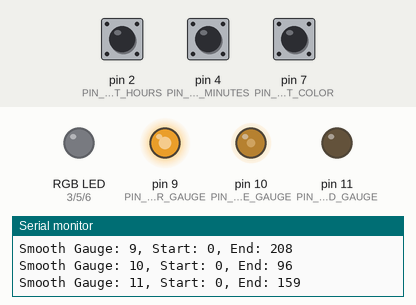
Recording of a sketch running on a simulated Arduino Nano, built with avr-gcc and run on an emulated ATmega328P. On the bench: an RGB LED mixed from three pins (HIGH = lit), output pins drawn as LEDs (lit = HIGH), the last lines printed to the serial monitor. The test bench sets the inputs (shaded band); at power-on: pin 4 (PIN_BUTTON_SET_MINUTES) HIGH, pin 2 (PIN_BUTTON_SET_HOURS) HIGH, pin 7 (PIN_BUTTON_SET_COLOR) HIGH. Dim RGB values are drawn brighter than linear; the local clock reads 2024-03-15 10:24:30 at power-on unless the sketch sets it; random numbers use the default seed unless the sketch sets one.

Above: at 8.8 s.
8.9 s: pin 4 (PIN_BUTTON_SET_MINUTES) pulled LOW for 3.2 s
At 12.5 s:
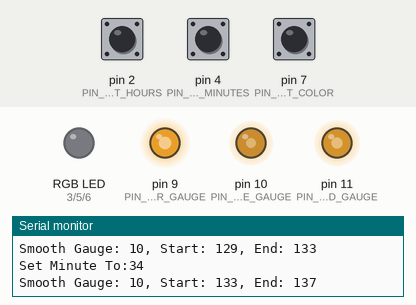
13.6 s: pin 2 (PIN_BUTTON_SET_HOURS) pulled LOW for 1 s
At 15.7 s:
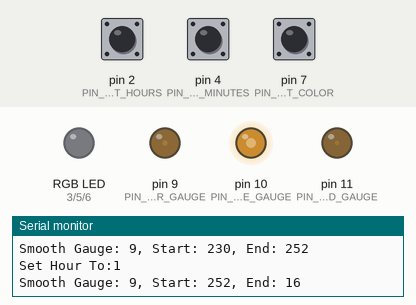
17.8 s: pin 7 (PIN_BUTTON_SET_COLOR) pulled LOW for 0.35 s
At 19.1 s:
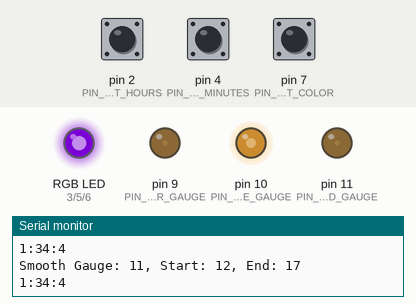
21.3 s: pin 4 (PIN_BUTTON_SET_MINUTES) pulled LOW for 1 s
At 21.6 s:
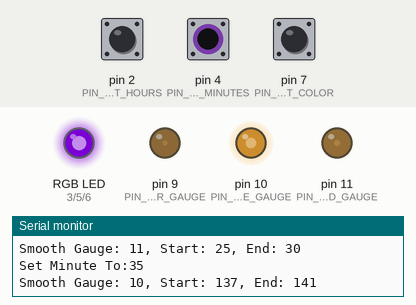
24.5 s: pin 7 (PIN_BUTTON_SET_COLOR) pulled LOW for 1 s
At 27.0 s:
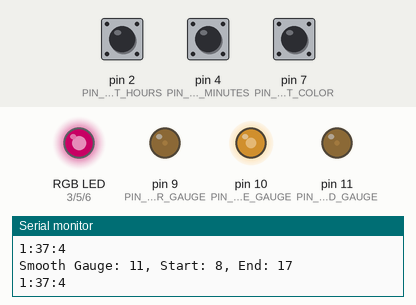
27.7 s: pin 2 (PIN_BUTTON_SET_HOURS) pulled LOW for 3.2 s
At 32.9 s:
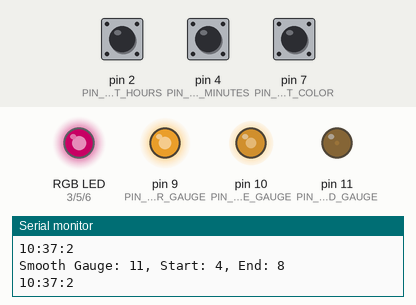
Timing chart, 0 to 47.9 s (numbered marks = the images above; inputs shaded):
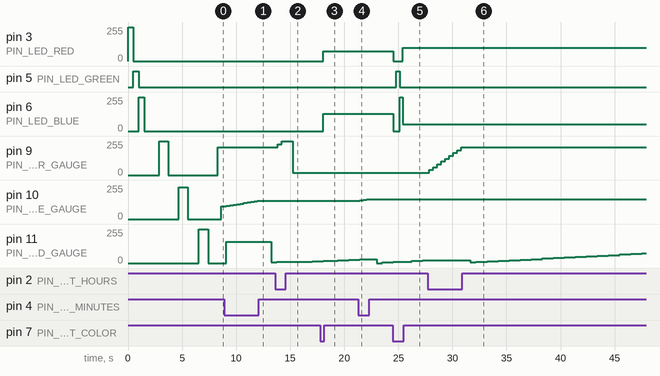

The sketch:

LogikClock-v4.ino
```cpp
/* Library Includes */
#include <Wire.h>
#include <MD_DS3231.h>

/* Associated with buttons */
#define BUTTON_NOT_PRESSED      HIGH
#define BUTTON_PRESSED          LOW

/* Arduino Nano Pin Assignments */
#define PIN_BUTTON_SET_HOURS    2         // Button to select the editing mode. (Hour, Minute, Second, Light Color)
#define PIN_BUTTON_SET_MINUTES  4         // Button increments the value you are editing in the selected editing mode.
#define PIN_BUTTON_SET_COLOR    7         // Button decrements the value you are editing in the selected editing mode.
#define PIN_LED_RED             3         // Red channel for RGB leds.
#define PIN_LED_GREEN           5         // Green channel for RGB leds.
#define PIN_LED_BLUE            6         // Blue channel for RGB leds.
#define PIN_HOUR_GAUGE          9         // Volt meter gauge that represents the hours.
#define PIN_MINUTE_GAUGE        10        // Volt meter gauge that represents the minutes.
#define PIN_SECOND_GAUGE        11        // Volt meter gauge that represents the seconds.

/* Available colors for the gauges while running */
#define COLOR_RED               0
#define COLOR_GREEN             1
#define COLOR_BLUE              2
#define COLOR_PURPLE            3
#define COLOR_CYAN              4
#define COLOR_ORANGE            5
#define COLOR_YELLOW            6
#define COLOR_WHITE             7
#define COLOR_INDIGO            8
#define COLOR_BLACK             9
#define COLOR_COUNT             10        // How many colors are available, used for cycling through the colors when changing the run color.

/* Set the direction to have the time gauges move. */
#define SMOOTH_GAUGE_DOWN       0
#define SMOOTH_GAUGE_UP         1
#define SMOOTH_GAUGE_SPEED      3         // In milliseconds, the delay between each needle update.

/* Define the type of LED animation to use in LedAnimation method. */
#define LED_ANIMATION_BLINK     0
#define LED_ANIMATION_RANDOM    1
/* Used to access the index of each color value in a COLORS array to set the proper color in the RGB LED. */
#define LED_RED                 0
#define LED_GREEN               1
#define LED_BLUE                2

/* Fine tune the maximum PWM value for the gauges */
#define GAUGE_HOUR_MAX          255
#define GAUGE_MINUTE_MAX        238
#define GAUGE_SECOND_MAX        255

/* Fine tune the minimum PWM value for the gauges */
#define GAUGE_HOUR_MIN          0
#define GAUGE_MINUTE_MIN        0
#define GAUGE_SECOND_MIN        0

#define GAUGE_PARK_TIME         30000     // In milliseconds.

/* RGB definitions for the available colors to set the LEDs. */
const int COLORS[COLOR_COUNT][3] = {
  {255, 0, 0},          // Red
  {0, 255, 0},          // Green
  {0, 0, 255},          // Blue
  {100, 0, 50},         // Purple
  {0, 200, 255},        // Cyan
  {255, 20, 0},         // Orange
  {255, 100, 0},        // Yellow
  {255, 255, 255},      // Kinda White
  {75, 0, 130},         // Indigo
  {0, 0, 0}             // Black (Off)
};

const int HOUR_SET_POINTS[13] = {0, 16, 38, 60, 81, 103, 123, 146, 167, 187, 208, 230, 252}; // 1 based index.

  /* The color used for the LEDs while the clock is running */
  unsigned int runColor = COLOR_WHITE;

  unsigned int lastHourSample = 0;
  unsigned int lastMinuteSample = 0;
  unsigned int lastSecondSample = 0;

  unsigned int lastHourSetPoint = 0;
```

Button.ino
```cpp
void processButtonSetHours() {
  RTC.readTime();

  int previousHour = RTC.h;
  int newHour = previousHour + 1;

  if (newHour > 12) {
    newHour = 1;
  }

  int previousHourSetPoint = HOUR_SET_POINTS[previousHour];
  int newHourSetPoint = HOUR_SET_POINTS[newHour];

  lastHourSample = newHour;
  lastHourSetPoint = newHourSetPoint;

  RTC.h = newHour;
  RTC.s = 0;
  RTC.writeTime();

  Serial.print("Set Hour To:");
  Serial.println(RTC.h);

  smoothGauge(PIN_HOUR_GAUGE, previousHourSetPoint, newHourSetPoint);
}

void processButtonSetMinutes() {
  RTC.readTime();

  int previousMinute = RTC.m;
  int newMinute = previousMinute + 1;

  if (newMinute > 59) {
    newMinute = 0;
  }

  lastMinuteSample = newMinute;

  RTC.m = newMinute;
  RTC.s = 0;
  RTC.writeTime();

  Serial.print("Set Minute To:");
  Serial.println(RTC.m);

  smoothGauge(PIN_MINUTE_GAUGE,
              map(previousMinute, 0, 59, GAUGE_MINUTE_MIN, GAUGE_MINUTE_MAX),
              map(newMinute, 0, 59, GAUGE_MINUTE_MIN, GAUGE_MINUTE_MAX));
}

void processButtonSetColor() {
  unsigned int newRunColor = runColor + 1;

  if (newRunColor > COLOR_COUNT - 1) {
    newRunColor = 1;
  }

  runColor = newRunColor;
  setRGBLEDs(COLORS[newRunColor]);

}
```

Gauge.ino
```cpp
void initializeGauges() {
  /* Do a sweep up and down on the hours gauge. */
  smoothGauge(PIN_HOUR_GAUGE, 0, GAUGE_HOUR_MAX);
  delay(100);
  smoothGauge(PIN_HOUR_GAUGE, GAUGE_HOUR_MAX, 0);
  delay(250);

  /* Do a sweep up and down on the minutes gauge. */
  smoothGauge(PIN_MINUTE_GAUGE, 0, GAUGE_MINUTE_MAX);
  delay(100);
  smoothGauge(PIN_MINUTE_GAUGE, GAUGE_MINUTE_MAX, 0);
  delay(250);

  /* Do a sweep up and down on the seconds gauge. */
  smoothGauge(PIN_SECOND_GAUGE, 0, GAUGE_SECOND_MAX);
  delay(100);
  smoothGauge(PIN_SECOND_GAUGE, GAUGE_SECOND_MAX, 0);
  delay(250);
}

void smoothGauge(int gaugeToSet, int startVal, int endVal) {
  /* Determine the direction the needle is moving. */

  Serial.print("Smooth Gauge: ");
  Serial.print(gaugeToSet);
  Serial.print(", Start: ");
  Serial.print(startVal);
  Serial.print(", End: ");
  Serial.println(endVal);

  int direction = startVal >= endVal ? SMOOTH_GAUGE_DOWN : SMOOTH_GAUGE_UP;

  if (direction == SMOOTH_GAUGE_UP) {
    for (int i = startVal; i <= endVal; i++) {
      delay(SMOOTH_GAUGE_SPEED);
      analogWrite(gaugeToSet, i);
    }
  }

  if (direction == SMOOTH_GAUGE_DOWN) {
    for (int i = startVal; i >= endVal; i--) {
      delay(SMOOTH_GAUGE_SPEED);
      analogWrite(gaugeToSet, i);
    }
  }
}

/*
    Park Gauges is to be used prior to unplugging the clock.  Although things may be OK, I did not like the
    fact that when the power is removed, the needles slam to the bottom of the gauge.  By parking the gauges
    the needles are "smoothgauge"'d to zero and then you can unplug the clock.  When the gauge is parked, the
    program will enter a parked state for 30 seconds.  If the device is not unplugged by then, it will
    go back into active mode.
*/
void parkGauges() {
  unsigned int minuteSetPoint = map(lastMinuteSample, 0, 59, GAUGE_MINUTE_MIN, GAUGE_MINUTE_MAX);
  unsigned int secondSetPoint = map(lastSecondSample, 0, 59, GAUGE_SECOND_MIN, GAUGE_SECOND_MAX);
  smoothGauge(PIN_HOUR_GAUGE, lastHourSetPoint, 0);
  smoothGauge(PIN_MINUTE_GAUGE, minuteSetPoint, 0);
  smoothGauge(PIN_SECOND_GAUGE, secondSetPoint, 0);

  Serial.println("PARKED");
  delay(GAUGE_PARK_TIME);
  Serial.println("RESUMED");

  /* After 30 seconds, go back to active mode */
  updateTimeGauges(true);
}
```

LED.ino
```cpp
void initializeLEDs() {
  setRGBLEDs(COLORS[COLOR_RED]);
  delay(500);
  setRGBLEDs(COLORS[COLOR_GREEN]);
  delay(500);
  setRGBLEDs(COLORS[COLOR_BLUE]);
  delay(500);
  ledAnimation(LED_ANIMATION_BLINK, runColor, 100, 3);
  setRGBLEDs(runColor);
}

void ledAnimation(int animation, int color[], int delayValue, int timesToRepeat) {
  for (int i = 0; i < timesToRepeat; i++) {
    switch (animation) {
      case LED_ANIMATION_BLINK:
        setRGBLEDs(color);
        delay(delayValue);
        setRGBLEDs(COLORS[COLOR_BLACK]);
        delay(delayValue);
        break;
      case LED_ANIMATION_RANDOM:
        randomSeed(analogRead(0));  // If pin0 is unconnected, pin noise will seed the generator.
        for (int i = 0; i < 8; i++) {
          int rcolor[] = {random(0, 255), random(0, 50), random(0, 50)};
          setRGBLEDs(rcolor);
          delay(delayValue);
        }
        break;
    }
  }
}

void setRGBLEDs(int color[]) {
  analogWrite(PIN_LED_RED, color[LED_RED]);
  analogWrite(PIN_LED_GREEN, color[LED_GREEN]);
  analogWrite(PIN_LED_BLUE, color[LED_BLUE]);
}
```

Loop.ino
```cpp
void loop() {
  updateTimeGauges();

  while (!digitalRead(PIN_BUTTON_SET_HOURS) && !digitalRead(PIN_BUTTON_SET_MINUTES)) {
    parkGauges();
  }

  while (!digitalRead(PIN_BUTTON_SET_HOURS)) {
    processButtonSetHours();
    delay(300);
  }

  while (!digitalRead(PIN_BUTTON_SET_MINUTES)) {
    processButtonSetMinutes();
    delay(300);
  }

  while (!digitalRead(PIN_BUTTON_SET_COLOR)) {
    processButtonSetColor();
    delay(300);
  }

  delay(500);
}
```

Setup.ino
```cpp
void setup() {
  Serial.begin(115200);

  /* Wait until the Serial device is available before proceeding. */
  while (!Serial) {
    ;
  }

  /* Enable pullup resistor on the button pins. */
  pinMode(PIN_BUTTON_SET_HOURS, INPUT_PULLUP);
  pinMode(PIN_BUTTON_SET_MINUTES, INPUT_PULLUP);
  pinMode(PIN_BUTTON_SET_COLOR, INPUT_PULLUP);

  /* Set the RTC clock to run in 12 hour mode. */
  RTC.control(DS3231_12H, DS3231_ON);

  initializeLEDs();
  initializeGauges();

  Serial.println("Ready.");
}
```

Time.ino
```cpp
void updateTimeGauges() {
  updateTimeGauges(false);
}

void updateTimeGauges(bool resumeActive) {
  RTC.readTime();
  logTime();

  /* Set Hours */
  unsigned int hourSetPoint = HOUR_SET_POINTS[RTC.h];

  if ((hourSetPoint != lastHourSetPoint) || resumeActive) {
    smoothGauge(PIN_HOUR_GAUGE, lastHourSetPoint, hourSetPoint);
    lastHourSample = RTC.h;
    lastHourSetPoint = hourSetPoint;
  }

  /* Set Minutes */
  unsigned int minuteSetPoint = map(RTC.m, 0, 59, GAUGE_MINUTE_MIN, GAUGE_MINUTE_MAX);
  unsigned int lastMinuteSetPoint = map(lastMinuteSample, 0, 59, GAUGE_MINUTE_MIN, GAUGE_MINUTE_MAX);

  if ((RTC.m != lastMinuteSample) || resumeActive) {
    smoothGauge(PIN_MINUTE_GAUGE, lastMinuteSetPoint, minuteSetPoint);
    lastMinuteSample = RTC.m;
  }

  /* Set Seconds */
  unsigned int secondSetPoint = map(RTC.s, 0, 59, GAUGE_SECOND_MIN, GAUGE_SECOND_MAX);
  unsigned int lastSecondSetPoint = map(lastSecondSample, 0, 59, GAUGE_SECOND_MIN, GAUGE_SECOND_MAX);

  if ((RTC.s != lastSecondSample) || resumeActive) {
    smoothGauge(PIN_SECOND_GAUGE, lastSecondSetPoint, secondSetPoint);
    lastSecondSample = RTC.s;
  }
}

void logTime() {
  Serial.print(RTC.h);
  Serial.print(":");
  Serial.print(RTC.m);
  Serial.print(":");
  Serial.println(RTC.s);
}
```

Util.ino
```cpp
int freeRam () {
  extern int __heap_start, *__brkval;
  int v;
  return (int) &v - (__brkval == 0 ? (int) &__heap_start : (int) __brkval);
}
```

Measured:
- after the input at 8.9 s, pin 10 (PIN_MINUTE_GAUGE): moves from 96/255 to 137/255 over 2.9 s, starting after 0.20 s
- after the input at 13.6 s, pin 9 (PIN_HOUR_GAUGE): 208/255 → 230/255 after 0.23 s, → 252/255 0.37 s later, → 16/255 1.0 s later
- after the input at 17.8 s, pin 3 (PIN_LED_RED): 0/255 → 75/255 after 0.27 s; pin 6 (PIN_LED_BLUE): 0/255 → 130/255 after 0.27 s
- after the input at 21.3 s, pin 10 (PIN_MINUTE_GAUGE): 137/255 → 141/255 after 0.15 s, → 145/255 0.32 s later, → 149/255 0.32 s later
- after the input at 24.5 s, pin 3 (PIN_LED_RED): 75/255 → 0/255 at once, → 100/255 0.90 s later; pin 5 (PIN_LED_GREEN): LOW → HIGH after 0.32 s, → LOW 0.30 s later; pin 6 (PIN_LED_BLUE): 130/255 → 0/255 at once, → 255/255 0.60 s later, → 50/255 0.30 s later
- after the input at 27.7 s, pin 9 (PIN_HOUR_GAUGE): moves from 16/255 to 208/255 over 3.0 s, starting after 0.14 s
